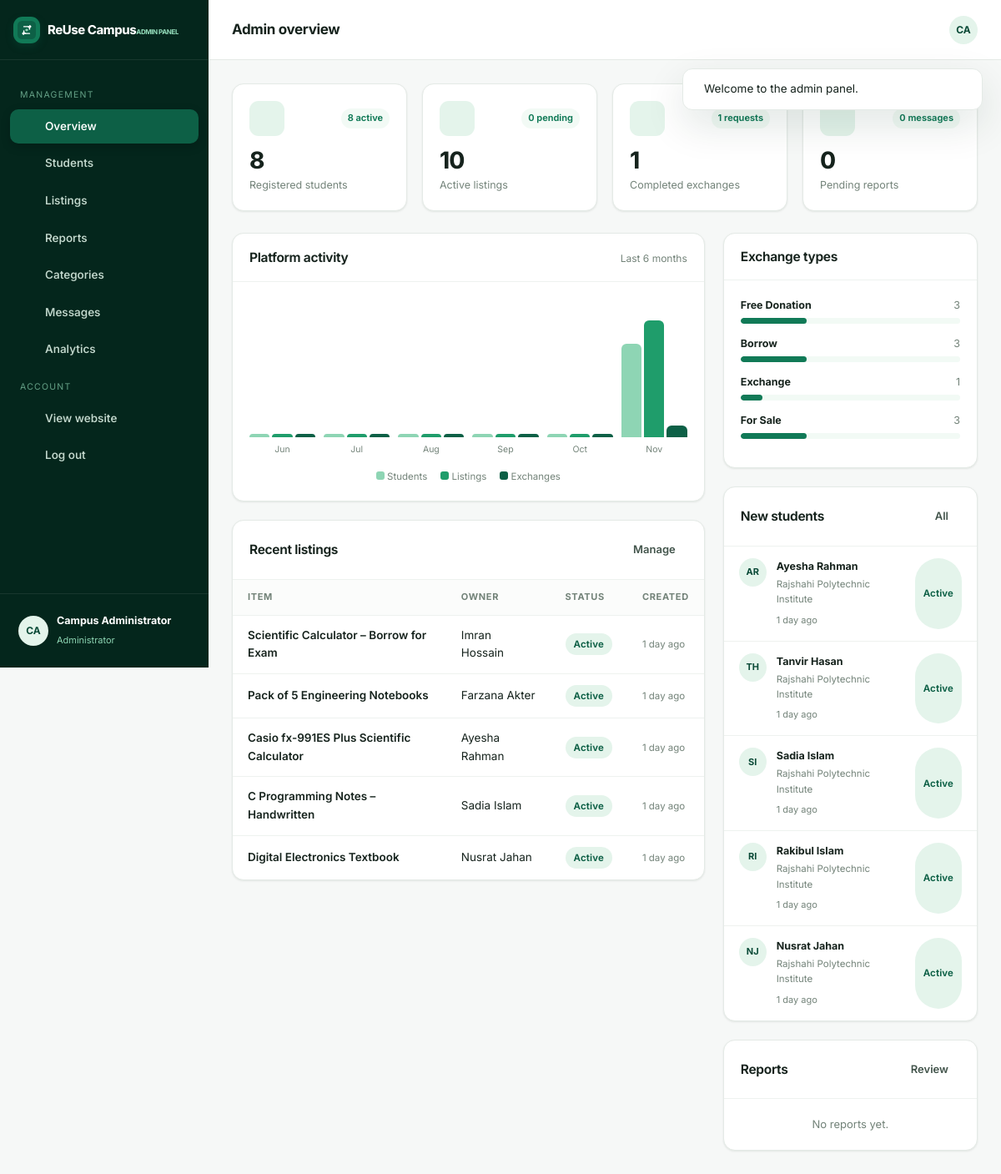
The page /admin/index.php (signed in) on the database its author committed.
### tables this page shows
CREATE TABLE `listings` (
  `id` INT UNSIGNED AUTO_INCREMENT PRIMARY KEY,
  `user_id` INT UNSIGNED NOT NULL,
  `category_id` INT UNSIGNED NOT NULL,
  `title` VARCHAR(180) NOT NULL,
  `description` TEXT NOT NULL,
  `item_condition` ENUM('new','like_new','good','fair') NOT NULL DEFAULT 'good',
  `exchange_type` ENUM('donation','borrow','exchange','sale') NOT NULL,
  `price` DECIMAL(10,2) DEFAULT 0.00,
  `availability` ENUM('available','reserved','completed') NOT NULL DEFAULT 'available',
  `pickup_location` VARCHAR(190) DEFAULT NULL,
  `views` INT UNSIGNED NOT NULL DEFAULT 0,
  `status` ENUM('active','pending','removed','sold') NOT NULL DEFAULT 'active',
  `created_at` TIMESTAMP NOT NULL DEFAULT CURRENT_TIMESTAMP,
  `updated_at` TIMESTAMP NOT NULL DEFAULT CURRENT_TIMESTAMP ON UPDATE CURRENT_TIMESTAMP,
  KEY `idx_listings_user` (`user_id`),
  KEY `idx_listings_category` (`category_id`),
  KEY `idx_listings_status` (`status`),
  KEY `idx_listings_type` (`exchange_type`),
  KEY `idx_listings_created` (`created_at`),
  FULLTEXT KEY `ft_listings_search` (`title`,`description`),
  CONSTRAINT `fk_listings_user` FOREIGN KEY (`user_id`) REFERENCES `users`(`id`) ON DELETE CASCADE,
  CONSTRAINT `fk_listings_category` FOREIGN KEY (`category_id`) REFERENCES `categories`(`id`) ON DELETE RESTRICT
);

CREATE TABLE `users` (
  `id` INT UNSIGNED AUTO_INCREMENT PRIMARY KEY,
  `full_name` VARCHAR(120) NOT NULL,
  `student_id` VARCHAR(50) NOT NULL,
  `email` VARCHAR(190) NOT NULL,
  `password` VARCHAR(255) NOT NULL,
  `college` VARCHAR(190) DEFAULT NULL,
  `department` VARCHAR(190) DEFAULT NULL,
  `semester` VARCHAR(30) DEFAULT NULL,
  `phone` VARCHAR(30) DEFAULT NULL,
  `profile_picture` VARCHAR(255) DEFAULT NULL,
  `contact_preferences` VARCHAR(255) DEFAULT 'email',
  `bio` TEXT DEFAULT NULL,
  `email_verified` TINYINT(1) NOT NULL DEFAULT 0,
  `verification_token` VARCHAR(100) DEFAULT NULL,
  `status` ENUM('active','suspended') NOT NULL DEFAULT 'active',
  `created_at` TIMESTAMP NOT NULL DEFAULT CURRENT_TIMESTAMP,
  `updated_at` TIMESTAMP NOT NULL DEFAULT CURRENT_TIMESTAMP ON UPDATE CURRENT_TIMESTAMP,
  UNIQUE KEY `uq_users_email` (`email`),
  UNIQUE KEY `uq_users_student_id` (`student_id`),
  KEY `idx_users_status` (`status`)
);

### admin/index.php (the view, shortened to what the rows shown need)
<?php
require_once __DIR__ . '/../includes/auth.php';
$admin = requireAdmin();
$recentUsers = dbAll('SELECT id,full_name,email,college,status,created_at FROM users ORDER BY created_at DESC LIMIT 5');
$recentListings = dbAll('SELECT l.id,l.title,l.status,l.created_at,u.full_name owner_name FROM listings l JOIN users u ON u.id=l.user_id ORDER BY l.created_at DESC LIMIT 5');
require_once __DIR__ . '/../includes/app_header.php';
?>
<div class="two-col">
  <div>
    <div class="panel">
      <div class="panel-head"><h2>Platform activity</h2><span class="sub">Last 6 months</span></div>
    </div>
    <div class="panel">
      <div class="panel-head"><h2>Recent listings</h2><a href="<?= url('admin/listings.php') ?>" class="btn btn-ghost btn-sm">Manage</a></div>
      <div class="panel-body flush"><div class="table-wrap"><table class="data">
        <thead><tr><th>Item</th><th>Owner</th><th>Status</th><th>Created</th></tr></thead><tbody>
        <?php foreach ($recentListings as $l): ?><tr>
          <td><a class="table-title" href="<?= url('listing.php?id='.$l['id']) ?>"><?= e($l['title']) ?></a></td>
          <td><?= e($l['owner_name']) ?></td><td><?= statusBadge($l['status']) ?></td><td class="table-sub"><?= e(timeAgo($l['created_at'])) ?></td>
        </tr><?php endforeach; ?>
        </tbody></table></div></div>
    </div>
  </div>
  <div>
    <div class="panel">
      <div class="panel-head"><h2>Exchange types</h2></div>
    </div>
    <div class="panel">
      <div class="panel-head"><h2>New students</h2><a href="<?= url('admin/users.php') ?>" class="btn btn-ghost btn-sm">All</a></div>
      <div class="panel-body flush">
        <?php foreach ($recentUsers as $u): ?><div class="notif-item">
          <span class="avatar" style="width:34px;height:34px;font-size:11px"><?= e(initials($u['full_name'])) ?></span>
          <div style="min-width:0"><b style="font-size:12.5px"><?= e($u['full_name']) ?></b><p style="font-size:11.5px"><?= e($u['college']) ?></p><time><?= e(timeAgo($u['created_at'])) ?></time></div>
          <?= statusBadge($u['status']) ?>
        </div><?php endforeach; ?>
      </div>
    </div>
    <div class="panel">
      <div class="panel-head"><h2>Reports</h2><a href="<?= url('admin/reports.php') ?>" class="btn btn-ghost btn-sm">Review</a></div>
    </div>
  </div>
</div>
<?php require_once __DIR__ . '/../includes/app_footer.php'; ?>

### includes/app_header.php (shortened to what the rows shown need)
<?php
require_once __DIR__ . '/functions.php';
require_once __DIR__ . '/auth.php';
$isAdminLayout = !empty($isAdminLayout);
$student  = $isAdminLayout ? null : authUser();
$admin    = $isAdminLayout ? ($admin ?? null) : null;
?>
<!DOCTYPE html>
<html lang="en">
<head>
  <link rel="stylesheet" href="<?= asset('css/style.css') ?>">
</head>
<body>
<div class="app">
  <?php require_once __DIR__ . '/sidebar.php'; ?>
  <div class="app-main">
    <header class="app-topbar">
      <div style="margin-left:auto;display:flex;align-items:center;gap:12px">
        <a href="<?= $isAdminLayout ? url('admin/index.php') : url('profile/index.php') ?>" class="avatar" style="width:34px;height:34px;font-size:12px"><?= e(initials($isAdminLayout ? ($admin['full_name']??'A') : ($student['full_name']??'S'))) ?></a>
      </div>
    </header>
    <main class="app-content">

### includes/sidebar.php (shortened to what the rows shown need)
<aside class="app-sidebar" id="appSidebar">
  <div class="sidebar-foot">
    <div class="sidebar-user">
      <span class="avatar"><?= $isAdminLayout ? e(initials($admin['full_name'] ?? 'A')) : e(initials($student['full_name'] ?? 'S')) ?></span>
      <div style="min-width:0"><b><?= e($isAdminLayout ? ($admin['full_name'] ?? 'Admin') : ($student['full_name'] ?? 'Student')) ?></b>
      <small><?= $isAdminLayout ? 'Administrator' : 'Student member' ?></small></div>
    </div>
  </div>
</aside>

### includes/functions.php (shortened to what the rows shown need)
<?php
require_once __DIR__ . '/../config/config.php';
require_once __DIR__ . '/../config/database.php';
function e($value)
{
    return htmlspecialchars((string)$value, ENT_QUOTES, 'UTF-8');
}
function timeAgo($datetime)
{
    $ts = strtotime($datetime);
    $diff = time() - $ts;
    $units = [
        31536000 => 'year', 2592000 => 'month', 604800 => 'week',
        86400 => 'day', 3600 => 'hour', 60 => 'minute'
    ];
    foreach ($units as $sec => $label) {
        if ($diff >= $sec) {
            $n = floor($diff / $sec);
            return $n . ' ' . $label . ($n > 1 ? 's' : '') . ' ago';
        }
    }
    return 'just now';
}
function statusBadge($status)
{
    $label = ucfirst($status);
    return '<span class="badge badge-' . e($status) . '">' . e($label) . '</span>';
}
function initials($name)
{
    $parts = preg_split('/\s+/', trim((string)$name));
    $out = '';
    foreach (array_slice($parts, 0, 2) as $p) {
        $out .= strtoupper(mb_substr($p, 0, 1));
    }
    return $out ?: '?';
}

### rows shown on the page
listings: title "Scientific Calculator – Borrow for Exam", user.full_name "Imran Hossain", status "Active", created_at "1 day ago"
listings: title "Pack of 5 Engineering Notebooks", user.full_name "Farzana Akter", status "Active", created_at "1 day ago"
listings: title "Casio fx-991ES Plus Scientific Calculator", user.full_name "Ayesha Rahman", status "Active", created_at "1 day ago"
listings: title "C Programming Notes – Handwritten", user.full_name "Sadia Islam", status "Active", created_at "1 day ago"
listings: title "Digital Electronics Textbook", user.full_name "Nusrat Jahan", status "Active", created_at "1 day ago"
users: full_name "AR", full_name "Ayesha Rahman", college "Rajshahi Polytechnic Institute", created_at "1 day ago", status "Active"
users: full_name "TH", full_name "Tanvir Hasan", college "Rajshahi Polytechnic Institute", created_at "1 day ago", status "Active"
users: full_name "SI", full_name "Sadia Islam", college "Rajshahi Polytechnic Institute", created_at "1 day ago", status "Active"
users: full_name "RI", full_name "Rakibul Islam", college "Rajshahi Polytechnic Institute", created_at "1 day ago", status "Active"
users: full_name "NJ", full_name "Nusrat Jahan", college "Rajshahi Polytechnic Institute", created_at "1 day ago", status "Active"

### other values the page prints
$f['message'] "Welcome to the admin panel."
initials($admin['full_name'] ?? 'A') "CA"
$appTitle "Admin overview"
$activeStudents "8"
$students "8"
$pendingListings "0"
$listings "10"
$requests "1"
$exchanges "1"
$messages "0"
$pendingReports "0"
$s['label'] "Jun"
$s['label'] "Jul"
$s['label'] "Aug"
$s['label'] "Sep"
